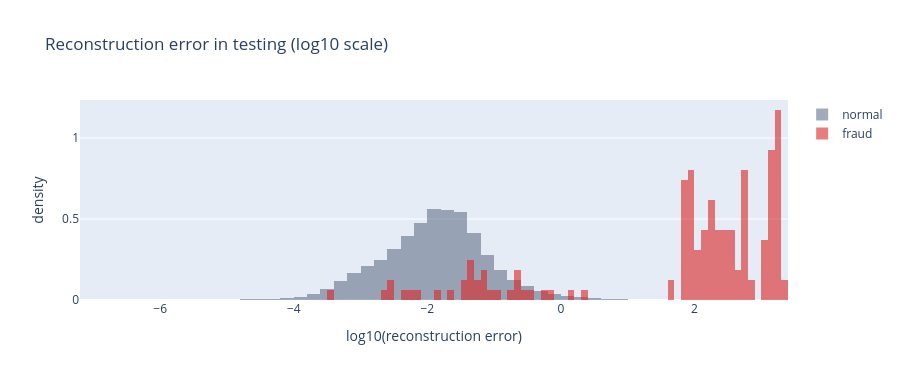

Source (notebook cell):
### Markdown cell above
## 6. The fraud detector

### 6.1 The score

A three-line function: the reconstruction error of each transaction. We compute it on training and on
testing with the same PCA (fitted on training).

### Code cell
def error_reconstruccion(modelo, X):
    '''Sum of squared differences between each row and its reconstruction.'''
    return ((X - modelo.inverse_transform(modelo.transform(X))) ** 2).sum(axis=1)

e_tr = error_reconstruccion(pca, X_tr)
e_te = error_reconstruccion(pca, X_te)
print("Error in testing, normal: median", round(np.median(e_te[y_te == 0]), 3), "| 99th percentile", round(np.percentile(e_te[y_te == 0], 99), 2))
print("Error in testing, frauds: median", round(np.median(e_te[y_te == 1]), 3))

fig = go.Figure()
for clase, nombre, color in [(0, "normal", "#64748b"), (1, "fraud", "#dc2626")]:
    fig.add_histogram(x=np.log10(e_te[y_te == clase]), name=nombre, histnorm="probability density", opacity=0.6,
                      marker_color=color, nbinsx=80)
fig.update_layout(barmode="overlay", title="Reconstruction error in testing (log10 scale)",
                  xaxis_title="log10(reconstruction error)", yaxis_title="density", height=380)
fig.show()

### Figure 1 — Plotly figure (JSON) as saved in the notebook; plotly's stock layout.template omitted (floating-point values rounded to 4 significant figures; data arrays with more than 128 entries replaced by an {"elided": "..."} marker saying what was removed)
{"data": [{"histnorm": "probability density", "marker": {"color": "#64748b"}, "name": "normal", "nbinsx": 80, "opacity": 0.6, "type": "histogram", "x": {"elided": "93825 float values"}}, {"histnorm": "probability density", "marker": {"color": "#dc2626"}, "name": "fraud", "nbinsx": 80, "opacity": 0.6, "type": "histogram", "x": {"elided": "162 float values"}}], "layout": {"barmode": "overlay", "height": 380, "title": {"text": "Reconstruction error in testing (log10 scale)"}, "xaxis": {"title": {"text": "log10(reconstruction error)"}}, "yaxis": {"title": {"text": "density"}}}}
